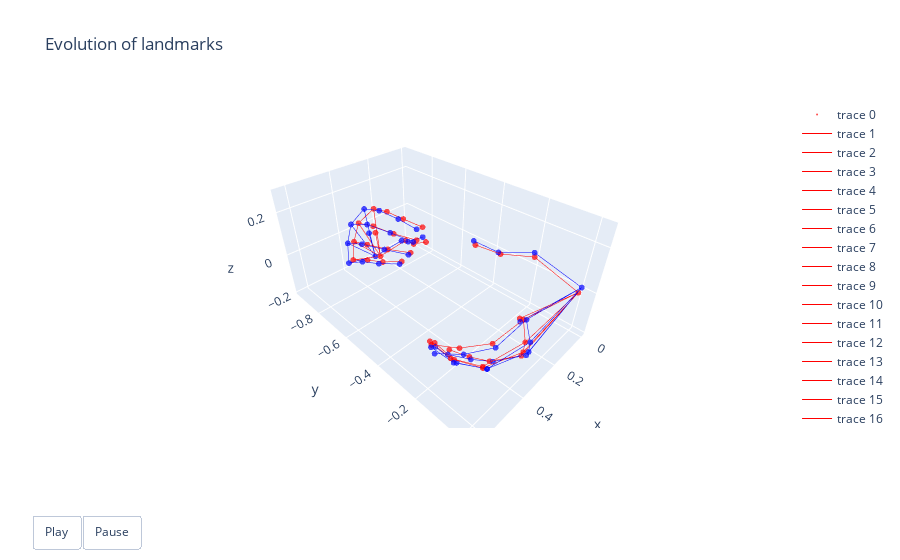

This figure's notebook cell:
### Code cell
import plotly.graph_objects as go

for batch in test_loader:
    with torch.no_grad():
        inputs, targets = batch.input.to(device), batch.target.to(device)
        x = inputs.x
        edge_index = inputs.edge_index.to(dtype=torch.long)
        outputs = stgnn(x, edge_index)
        landmarks_pred = outputs.cpu().numpy()[20]
        landmarks_true = targets.y.cpu().numpy()[20]
    break
    
A = edge_index.permute(1,0).cpu().numpy()
n=0

# Create the initial 3D scatter plot
fig = go.Figure(
    data=[
        go.Scatter3d(
            x=landmarks_pred[n][:, 0],
            y=landmarks_pred[n][:, 1],
            z=landmarks_pred[n][:, 2],
            mode='markers',
            marker=dict(size=2, color="red", opacity=0.7)
        )]+[
        go.Scatter3d(
                    x=[landmarks_pred[n][i, 0], landmarks_pred[n][j, 0]],
                    y=[landmarks_pred[n][i, 1], landmarks_pred[n][j, 1]],
                    z=[landmarks_pred[n][i, 2], landmarks_pred[n][j, 2]],
                    mode='lines',
                    line=dict(color="red", width=1),
                ) for i, j in A  # Adjacency matrix updates per frame
    ]+[
        go.Scatter3d(
            x=landmarks_true[n][:, 0],
            y=landmarks_true[n][:, 1],
            z=landmarks_true[n][:, 2],
            mode='markers',
            marker=dict(size=2, color="blue", opacity=0.7)
        )] + [
                go.Scatter3d(
                    x=[landmarks_true[0][i, 0], landmarks_true[0][j, 0]],
                    y=[landmarks_true[0][i, 1], landmarks_true[0][j, 1]],
                    z=[landmarks_true[0][i, 2], landmarks_true[0][j, 2]],
                    mode='lines',
                    line=dict(color='blue', width=1),
                ) for i, j in A  # Adjacency matrix updates per frame
            ],
    layout=go.Layout(
        title="Evolution of landmarks",
        # scene=dict(
        #     xaxis=dict(range=[-3, 3]),  # Set appropriate axis ranges
        #     yaxis=dict(range=[-3, 2]),
        #     zaxis=dict(range=[-1, 3]),
        #     aspectmode="cube"  # Ensures equal scaling for all axes
        # ),
        updatemenus=[{
            "buttons": [
                {"args": [None, {"frame": {"duration": 500, "redraw": True}, "fromcurrent": True}],
                 "label": "Play",
                 "method": "animate"},
                {"args": [[None], {"frame": {"duration": 0, "redraw": True}, "mode": "immediate"}],
                 "label": "Pause",
                 "method": "animate"}
            ],
            "direction": "left",
            "pad": {"r": 10, "t": 87},
            "showactive": False,
            "type": "buttons",
            "x": 0.1,
            "xanchor": "right",
            "y": 0,
            "yanchor": "top"
        }]
    ),
    frames=[
        go.Frame(
            data=[
                go.Scatter3d(
                    x=landmarks_pred[t][:, 0],
                    y=landmarks_pred[t][:, 1],
                    z=landmarks_pred[t][:, 2],
                    mode='markers',
                    marker=dict(size=2, color="red", opacity=0.7)
                )
            ] + [
                go.Scatter3d(
                    x=[landmarks_pred[t][i, 0], landmarks_pred[t][j, 0]],
                    y=[landmarks_pred[t][i, 1], landmarks_pred[t][j, 1]],
                    z=[landmarks_pred[t][i, 2], landmarks_pred[t][j, 2]],
                    mode='lines',
                    line=dict(color="red", width=1),
                ) for i, j in A  # Adjacency matrix updates per frame
            ] + [
                go.Scatter3d(
                    x=landmarks_true[t][:, 0],
                    y=landmarks_true[t][:, 1],
                    z=landmarks_true[t][:, 2],
                    mode='markers',
                    marker=dict(size=2, color="blue", opacity=0.7)
                )
            ] + [
                go.Scatter3d(
                    x=[landmarks_true[t][i, 0], landmarks_true[t][j, 0]],
                    y=[landmarks_true[t][i, 1], landmarks_true[t][j, 1]],
                    z=[landmarks_true[t][i, 2], landmarks_true[t][j, 2]],
                    mode='lines',
                    line=dict(color='blue', width=1),
                ) for i, j in A  # Adjacency matrix updates per frame
            ],
            name=f"Frame {n+t}"
        ) for t in range(n, len(landmarks_pred))
    ]
)

# Show the animated plot
fig.show()

### Figure 1 — Plotly figure (JSON) as saved in the notebook; plotly's stock layout.template omitted (floating-point values rounded to 4 significant figures)
{"data": [{"marker": {"color": "red", "opacity": 0.7, "size": 2}, "mode": "markers", "type": "scatter3d", "x": [0.3837, 0.6331, 0.5686, 0.52, 0.459, 0.01757, 0.215, 0.3175, 0.3798, 0.5242, 0.5938, 0.3783, 0.5323, 0.572, 0.3529, 0.4777, 0.5163, 0.3124, 0.3958, 0.4266, 0.3202, 0.298, 0.3133, 0.3574, 0.3794, 0.3957, 0.226, 0.2443, 0.2904, 0.3179, 0.3452, 0.3347, 0.3895, 0.4177, 0.3938, 0.4299, 0.4555, 0.4266, 0.4578, 0.4579, 0.4355, 0.3434], "y": [-0.2084, -0.1496, -0.2217, -0.2472, -0.2332, 0.003662, -0.09346, -0.1578, -0.006627, -0.01312, -0.07628, 0.01246, -0.0319, -0.1267, -0.001002, -0.06799, -0.1589, -0.02546, -0.09832, -0.1647, -0.05214, -0.5153, -0.5174, -0.5041, -0.5155, -0.5506, -0.9178, -0.6978, -0.5956, -0.8107, -0.6861, -0.6017, -0.8278, -0.6858, -0.5917, -0.8178, -0.6842, -0.5924, -0.7986, -0.6909, -0.6193, -0.7785], "z": [0.2758, 0.06933, -0.01763, -0.08007, -0.1505, -0.002444, 0.205, 0.2349, 0.09539, 0.09454, 0.08106, 0.01043, -0.01261, -0.01981, -0.06504, -0.09508, -0.09741, -0.1342, -0.1542, -0.1596, 0.03082, 0.1126, 0.1843, 0.1521, 0.1005, 0.0512, -0.1814, 0.01622, 0.06449, 0.1557, 0.1982, 0.1943, 0.1078, 0.1624, 0.1577, 0.03806, 0.09522, 0.1022, -0.03288, 0.01972, 0.0344, 0.0625]}, {"line": {"color": "red", "width": 1}, "mode": "lines", "type": "scatter3d", "x": [0.459, 0.4266], "y": [-0.2332, -0.1647], "z": [-0.1505, -0.1596]}, {"line": {"color": "red", "width": 1}, "mode": "lines", "type": "scatter3d", "x": [0.52, 0.5163], "y": [-0.2472, -0.1589], "z": [-0.08007, -0.09741]}, {"line": {"color": "red", "width": 1}, "mode": "lines", "type": "scatter3d", "x": [0.5686, 0.572], "y": [-0.2217, -0.1267], "z": [-0.01763, -0.01981]}, {"line": {"color": "red", "width": 1}, "mode": "lines", "type": "scatter3d", "x": [0.6331, 0.5938], "y": [-0.1496, -0.07628], "z": [0.06933, 0.08106]}, {"line": {"color": "red", "width": 1}, "mode": "lines", "type": "scatter3d", "x": [0.4266, 0.3958], "y": [-0.1647, -0.09832], "z": [-0.1596, -0.1542]}, {"line": {"color": "red", "width": 1}, "mode": "lines", "type": "scatter3d", "x": [0.5163, 0.4777], "y": [-0.1589, -0.06799], "z": [-0.09741, -0.09508]}, {"line": {"color": "red", "width": 1}, "mode": "lines", "type": "scatter3d", "x": [0.572, 0.5323], "y": [-0.1267, -0.0319], "z": [-0.01981, -0.01261]}, {"line": {"color": "red", "width": 1}, "mode": "lines", "type": "scatter3d", "x": [0.5938, 0.5242], "y": [-0.07628, -0.01312], "z": [0.08106, 0.09454]}, {"line": {"color": "red", "width": 1}, "mode": "lines", "type": "scatter3d", "x": [0.3958, 0.3124], "y": [-0.09832, -0.02546], "z": [-0.1542, -0.1342]}, {"line": {"color": "red", "width": 1}, "mode": "lines", "type": "scatter3d", "x": [0.4777, 0.3529], "y": [-0.06799, -0.001002], "z": [-0.09508, -0.06504]}, {"line": {"color": "red", "width": 1}, "mode": "lines", "type": "scatter3d", "x": [0.5323, 0.3783], "y": [-0.0319, 0.01246], "z": [-0.01261, 0.01043]}, {"line": {"color": "red", "width": 1}, "mode": "lines", "type": "scatter3d", "x": [0.5242, 0.3798], "y": [-0.01312, -0.006627], "z": [0.09454, 0.09539]}, {"line": {"color": "red", "width": 1}, "mode": "lines", "type": "scatter3d", "x": [0.3124, 0.01757], "y": [-0.02546, 0.003662], "z": [-0.1342, -0.002444]}, {"line": {"color": "red", "width": 1}, "mode": "lines", "type": "scatter3d", "x": [0.3529, 0.01757], "y": [-0.001002, 0.003662], "z": [-0.06504, -0.002444]}, {"line": {"color": "red", "width": 1}, "mode": "lines", "type": "scatter3d", "x": [0.3783, 0.01757], "y": [0.01246, 0.003662], "z": [0.01043, -0.002444]}, {"line": {"color": "red", "width": 1}, "mode": "lines", "type": "scatter3d", "x": [0.3798, 0.01757], "y": [-0.006627, 0.003662], "z": [0.09539, -0.002444]}, {"line": {"color": "red", "width": 1}, "mode": "lines", "type": "scatter3d", "x": [0.3837, 0.3175], "y": [-0.2084, -0.1578], "z": [0.2758, 0.2349]}, {"line": {"color": "red", "width": 1}, "mode": "lines", "type": "scatter3d", "x": [0.3175, 0.215], "y": [-0.1578, -0.09346], "z": [0.2349, 0.205]}, {"line": {"color": "red", "width": 1}, "mode": "lines", "type": "scatter3d", "x": [0.215, 0.01757], "y": [-0.09346, 0.003662], "z": [0.205, -0.002444]}, {"line": {"color": "red", "width": 1}, "mode": "lines", "type": "scatter3d", "x": [0.3202, 0.01757], "y": [-0.05214, 0.003662], "z": [0.03082, -0.002444]}, {"line": {"color": "red", "width": 1}, "mode": "lines", "type": "scatter3d", "x": [0.3124, 0.3529], "y": [-0.02546, -0.001002], "z": [-0.1342, -0.06504]}, {"line": {"color": "red", "width": 1}, "mode": "lines", "type": "scatter3d", "x": [0.3529, 0.3783], "y": [-0.001002, 0.01246], "z": [-0.06504, 0.01043]}, {"line": {"color": "red", "width": 1}, "mode": "lines", "type": "scatter3d", "x": [0.3783, 0.3798], "y": [0.01246, -0.006627], "z": [0.01043, 0.09539]}, {"line": {"color": "red", "width": 1}, "mode": "lines", "type": "scatter3d", "x": [0.3957, 0.4355], "y": [-0.5506, -0.6193], "z": [0.0512, 0.0344]}, {"line": {"color": "red", "width": 1}, "mode": "lines", "type": "scatter3d", "x": [0.3794, 0.4266], "y": [-0.5155, -0.5924], "z": [0.1005, 0.1022]}, {"line": {"color": "red", "width": 1}, "mode": "lines", "type": "scatter3d", "x": [0.3574, 0.3938], "y": [-0.5041, -0.5917], "z": [0.1521, 0.1577]}, {"line": {"color": "red", "width": 1}, "mode": "lines", "type": "scatter3d", "x": [0.3133, 0.3347], "y": [-0.5174, -0.6017], "z": [0.1843, 0.1943]}, {"line": {"color": "red", "width": 1}, "mode": "lines", "type": "scatter3d", "x": [0.4355, 0.4579], "y": [-0.6193, -0.6909], "z": [0.0344, 0.01972]}, {"line": {"color": "red", "width": 1}, "mode": "lines", "type": "scatter3d", "x": [0.4266, 0.4555], "y": [-0.5924, -0.6842], "z": [0.1022, 0.09522]}, {"line": {"color": "red", "width": 1}, "mode": "lines", "type": "scatter3d", "x": [0.3938, 0.4177], "y": [-0.5917, -0.6858], "z": [0.1577, 0.1624]}, {"line": {"color": "red", "width": 1}, "mode": "lines", "type": "scatter3d", "x": [0.3347, 0.3452], "y": [-0.6017, -0.6861], "z": [0.1943, 0.1982]}, {"line": {"color": "red", "width": 1}, "mode": "lines", "type": "scatter3d", "x": [0.4579, 0.4578], "y": [-0.6909, -0.7986], "z": [0.01972, -0.03288]}, {"line": {"color": "red", "width": 1}, "mode": "lines", "type": "scatter3d", "x": [0.4555, 0.4299], "y": [-0.6842, -0.8178], "z": [0.09522, 0.03806]}, {"line": {"color": "red", "width": 1}, "mode": "lines", "type": "scatter3d", "x": [0.4177, 0.3895], "y": [-0.6858, -0.8278], "z": [0.1624, 0.1078]}, {"line": {"color": "red", "width": 1}, "mode": "lines", "type": "scatter3d", "x": [0.3452, 0.3179], "y": [-0.6861, -0.8107], "z": [0.1982, 0.1557]}, {"line": {"color": "red", "width": 1}, "mode": "lines", "type": "scatter3d", "x": [0.4578, 0.226], "y": [-0.7986, -0.9178], "z": [-0.03288, -0.1814]}, {"line": {"color": "red", "width": 1}, "mode": "lines", "type": "scatter3d", "x": [0.4299, 0.226], "y": [-0.8178, -0.9178], "z": [0.03806, -0.1814]}, {"line": {"color": "red", "width": 1}, "mode": "lines", "type": "scatter3d", "x": [0.3895, 0.226], "y": [-0.8278, -0.9178], "z": [0.1078, -0.1814]}, {"line": {"color": "red", "width": 1}, "mode": "lines", "type": "scatter3d", "x": [0.3179, 0.226], "y": [-0.8107, -0.9178], "z": [0.1557, -0.1814]}, {"line": {"color": "red", "width": 1}, "mode": "lines", "type": "scatter3d", "x": [0.298, 0.2904], "y": [-0.5153, -0.5956], "z": [0.1126, 0.06449]}, {"line": {"color": "red", "width": 1}, "mode": "lines", "type": "scatter3d", "x": [0.2904, 0.2443], "y": [-0.5956, -0.6978], "z": [0.06449, 0.01622]}, {"line": {"color": "red", "width": 1}, "mode": "lines", "type": "scatter3d", "x": [0.2443, 0.226], "y": [-0.6978, -0.9178], "z": [0.01622, -0.1814]}, {"line": {"color": "red", "width": 1}, "mode": "lines", "type": "scatter3d", "x": [0.3434, 0.226], "y": [-0.7785, -0.9178], "z": [0.0625, -0.1814]}, {"line": {"color": "red", "width": 1}, "mode": "lines", "type": "scatter3d", "x": [0.4578, 0.4299], "y": [-0.7986, -0.8178], "z": [-0.03288, 0.03806]}, {"line": {"color": "red", "width": 1}, "mode": "lines", "type": "scatter3d", "x": [0.4299, 0.3895], "y": [-0.8178, -0.8278], "z": [0.03806, 0.1078]}, {"line": {"color": "red", "width": 1}, "mode": "lines", "type": "scatter3d", "x": [0.3895, 0.3179], "y": [-0.8278, -0.8107], "z": [0.1078, 0.1557]}, {"marker": {"color": "blue", "opacity": 0.7, "size": 2}, "mode": "markers", "type": "scatter3d", "x": [0.3762, 0.6378, 0.572, 0.5216, 0.4698, -0.002257, 0.203, 0.313, 0.3713, 0.5168, 0.5912, 0.3666, 0.5227, 0.5682, 0.3393, 0.4673, 0.5138, 0.2985, 0.3861, 0.4267, 0.3175, 0.2946, 0.3292, 0.3722, 0.3906, 0.4059, 0.2323, 0.2516, 0.3023, 0.3442, 0.3668, 0.3485, 0.4164, 0.4383, 0.4087, 0.4569, 0.4763, 0.4427, 0.4811, 0.4809, 0.4536, 0.3599], "y": [-0.2216, -0.1323, -0.2133, -0.243, -0.23, 0.003601, -0.1025, -0.1693, -0.00143, -0.005681, -0.0613, 0.02315, -0.02161, -0.1169, 0.0113, -0.05896, -0.1501, -0.0144, -0.09058, -0.157, -0.04977, -0.5368, -0.5332, -0.5063, -0.5155, -0.5519, -0.9527, -0.7181, -0.6157, -0.8423, -0.7067, -0.6151, -0.8449, -0.6957, -0.5938, -0.8243, -0.6897, -0.5929, -0.7972, -0.6937, -0.6213, -0.8025], "z": [0.2816, 0.04847, -0.03609, -0.09526, -0.1644, 0.01028, 0.2123, 0.2336, 0.09254, 0.0777, 0.06445, 0.01002, -0.0225, -0.03512, -0.06456, -0.1012, -0.108, -0.1337, -0.1576, -0.1666, 0.01585, 0.1238, 0.1748, 0.1495, 0.09707, 0.04383, -0.1957, 0.008629, 0.07148, 0.153, 0.2032, 0.1945, 0.1058, 0.1743, 0.1676, 0.03968, 0.1042, 0.1086, -0.0364, 0.02147, 0.03431, 0.05757]}, {"line": {"color": "blue", "width": 1}, "mode": "lines", "type": "scatter3d", "x": [0.4698, 0.4267], "y": [-0.23, -0.157], "z": [-0.1644, -0.1666]}, {"line": {"color": "blue", "width": 1}, "mode": "lines", "type": "scatter3d", "x": [0.5216, 0.5138], "y": [-0.243, -0.1501], "z": [-0.09526, -0.108]}, {"line": {"color": "blue", "width": 1}, "mode": "lines", "type": "scatter3d", "x": [0.572, 0.5682], "y": [-0.2133, -0.1169], "z": [-0.03609, -0.03512]}, {"line": {"color": "blue", "width": 1}, "mode": "lines", "type": "scatter3d", "x": [0.6378, 0.5912], "y": [-0.1323, -0.0613], "z": [0.04847, 0.06445]}, {"line": {"color": "blue", "width": 1}, "mode": "lines", "type": "scatter3d", "x": [0.4267, 0.3861], "y": [-0.157, -0.09058], "z": [-0.1666, -0.1576]}, {"line": {"color": "blue", "width": 1}, "mode": "lines", "type": "scatter3d", "x": [0.5138, 0.4673], "y": [-0.1501, -0.05896], "z": [-0.108, -0.1012]}, {"line": {"color": "blue", "width": 1}, "mode": "lines", "type": "scatter3d", "x": [0.5682, 0.5227], "y": [-0.1169, -0.02161], "z": [-0.03512, -0.0225]}, {"line": {"color": "blue", "width": 1}, "mode": "lines", "type": "scatter3d", "x": [0.5912, 0.5168], "y": [-0.0613, -0.005681], "z": [0.06445, 0.0777]}, {"line": {"color": "blue", "width": 1}, "mode": "lines", "type": "scatter3d", "x": [0.3861, 0.2985], "y": [-0.09058, -0.0144], "z": [-0.1576, -0.1337]}, {"line": {"color": "blue", "width": 1}, "mode": "lines", "type": "scatter3d", "x": [0.4673, 0.3393], "y": [-0.05896, 0.0113], "z": [-0.1012, -0.06456]}, {"line": {"color": "blue", "width": 1}, "mode": "lines", "type": "scatter3d", "x": [0.5227, 0.3666], "y": [-0.02161, 0.02315], "z": [-0.0225, 0.01002]}, {"line": {"color": "blue", "width": 1}, "mode": "lines", "type": "scatter3d", "x": [0.5168, 0.3713], "y": [-0.005681, -0.00143], "z": [0.0777, 0.09254]}, {"line": {"color": "blue", "width": 1}, "mode": "lines", "type": "scatter3d", "x": [0.2985, -0.002257], "y": [-0.0144, 0.003601], "z": [-0.1337, 0.01028]}, {"line": {"color": "blue", "width": 1}, "mode": "lines", "type": "scatter3d", "x": [0.3393, -0.002257], "y": [0.0113, 0.003601], "z": [-0.06456, 0.01028]}, {"line": {"color": "blue", "width": 1}, "mode": "lines", "type": "scatter3d", "x": [0.3666, -0.002257], "y": [0.02315, 0.003601], "z": [0.01002, 0.01028]}, {"line": {"color": "blue", "width": 1}, "mode": "lines", "type": "scatter3d", "x": [0.3713, -0.002257], "y": [-0.00143, 0.003601], "z": [0.09254, 0.01028]}, {"line": {"color": "blue", "width": 1}, "mode": "lines", "type": "scatter3d", "x": [0.3762, 0.313], "y": [-0.2216, -0.1693], "z": [0.2816, 0.2336]}, {"line": {"color": "blue", "width": 1}, "mode": "lines", "type": "scatter3d", "x": [0.313, 0.203], "y": [-0.1693, -0.1025], "z": [0.2336, 0.2123]}, {"line": {"color": "blue", "width": 1}, "mode": "lines", "type": "scatter3d", "x": [0.203, -0.002257], "y": [-0.1025, 0.003601], "z": [0.2123, 0.01028]}, {"line": {"color": "blue", "width": 1}, "mode": "lines", "type": "scatter3d", "x": [0.3175, -0.002257], "y": [-0.04977, 0.003601], "z": [0.01585, 0.01028]}, {"line": {"color": "blue", "width": 1}, "mode": "lines", "type": "scatter3d", "x": [0.2985, 0.3393], "y": [-0.0144, 0.0113], "z": [-0.1337, -0.06456]}, {"line": {"color": "blue", "width": 1}, "mode": "lines", "type": "scatter3d", "x": [0.3393, 0.3666], "y": [0.0113, 0.02315], "z": [-0.06456, 0.01002]}, {"line": {"color": "blue", "width": 1}, "mode": "lines", "type": "scatter3d", "x": [0.3666, 0.3713], "y": [0.02315, -0.00143], "z": [0.01002, 0.09254]}, {"line": {"color": "blue", "width": 1}, "mode": "lines", "type": "scatter3d", "x": [0.4059, 0.4536], "y": [-0.5519, -0.6213], "z": [0.04383, 0.03431]}, {"line": {"color": "blue", "width": 1}, "mode": "lines", "type": "scatter3d", "x": [0.3906, 0.4427], "y": [-0.5155, -0.5929], "z": [0.09707, 0.1086]}, {"line": {"color": "blue", "width": 1}, "mode": "lines", "type": "scatter3d", "x": [0.3722, 0.4087], "y": [-0.5063, -0.5938], "z": [0.1495, 0.1676]}, {"line": {"color": "blue", "width": 1}, "mode": "lines", "type": "scatter3d", "x": [0.3292, 0.3485], "y": [-0.5332, -0.6151], "z": [0.1748, 0.1945]}, {"line": {"color": "blue", "width": 1}, "mode": "lines", "type": "scatter3d", "x": [0.4536, 0.4809], "y": [-0.6213, -0.6937], "z": [0.03431, 0.02147]}, {"line": {"color": "blue", "width": 1}, "mode": "lines", "type": "scatter3d", "x": [0.4427, 0.4763], "y": [-0.5929, -0.6897], "z": [0.1086, 0.1042]}, {"line": {"color": "blue", "width": 1}, "mode": "lines", "type": "scatter3d", "x": [0.4087, 0.4383], "y": [-0.5938, -0.6957], "z": [0.1676, 0.1743]}, {"line": {"color": "blue", "width": 1}, "mode": "lines", "type": "scatter3d", "x": [0.3485, 0.3668], "y": [-0.6151, -0.7067], "z": [0.1945, 0.2032]}, {"line": {"color": "blue", "width": 1}, "mode": "lines", "type": "scatter3d", "x": [0.4809, 0.4811], "y": [-0.6937, -0.7972], "z": [0.02147, -0.0364]}, {"line": {"color": "blue", "width": 1}, "mode": "lines", "type": "scatter3d", "x": [0.4763, 0.4569], "y": [-0.6897, -0.8243], "z": [0.1042, 0.03968]}, {"line": {"color": "blue", "width": 1}, "mode": "lines", "type": "scatter3d", "x": [0.4383, 0.4164], "y": [-0.6957, -0.8449], "z": [0.1743, 0.1058]}, {"line": {"color": "blue", "width": 1}, "mode": "lines", "type": "scatter3d", "x": [0.3668, 0.3442], "y": [-0.7067, -0.8423], "z": [0.2032, 0.153]}, {"line": {"color": "blue", "width": 1}, "mode": "lines", "type": "scatter3d", "x": [0.4811, 0.2323], "y": [-0.7972, -0.9527], "z": [-0.0364, -0.1957]}, {"line": {"color": "blue", "width": 1}, "mode": "lines", "type": "scatter3d", "x": [0.4569, 0.2323], "y": [-0.8243, -0.9527], "z": [0.03968, -0.1957]}, {"line": {"color": "blue", "width": 1}, "mode": "lines", "type": "scatter3d", "x": [0.4164, 0.2323], "y": [-0.8449, -0.9527], "z": [0.1058, -0.1957]}, {"line": {"color": "blue", "width": 1}, "mode": "lines", "type": "scatter3d", "x": [0.3442, 0.2323], "y": [-0.8423, -0.9527], "z": [0.153, -0.1957]}, {"line": {"color": "blue", "width": 1}, "mode": "lines", "type": "scatter3d", "x": [0.2946, 0.3023], "y": [-0.5368, -0.6157], "z": [0.1238, 0.07148]}, {"line": {"color": "blue", "width": 1}, "mode": "lines", "type": "scatter3d", "x": [0.3023, 0.2516], "y": [-0.6157, -0.7181], "z": [0.07148, 0.008629]}, {"line": {"color": "blue", "width": 1}, "mode": "lines", "type": "scatter3d", "x": [0.2516, 0.2323], "y": [-0.7181, -0.9527], "z": [0.008629, -0.1957]}, {"line": {"color": "blue", "width": 1}, "mode": "lines", "type": "scatter3d", "x": [0.3599, 0.2323], "y": [-0.8025, -0.9527], "z": [0.05757, -0.1957]}, {"line": {"color": "blue", "width": 1}, "mode": "lines", "type": "scatter3d", "x": [0.4811, 0.4569], "y": [-0.7972, -0.8243], "z": [-0.0364, 0.03968]}, {"line": {"color": "blue", "width": 1}, "mode": "lines", "type": "scatter3d", "x": [0.4569, 0.4164], "y": [-0.8243, -0.8449], "z": [0.03968, 0.1058]}, {"line": {"color": "blue", "width": 1}, "mode": "lines", "type": "scatter3d", "x": [0.4164, 0.3442], "y": [-0.8449, -0.8423], "z": [0.1058, 0.153]}], "layout": {"title": {"text": "Evolution of landmarks"}, "updatemenus": [{"buttons": [{"args": [null, {"frame": {"duration": 500, "redraw": true}, "fromcurrent": true}], "label": "Play", "method": "animate"}, {"args": [[null], {"frame": {"duration": 0, "redraw": true}, "mode": "immediate"}], "label": "Pause", "method": "animate"}], "direction": "left", "pad": {"r": 10, "t": 87}, "showactive": false, "type": "buttons", "x": 0.1, "xanchor": "right", "y": 0, "yanchor": "top"}]}}
